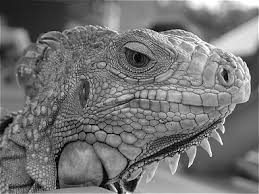
%> input picture lab1/test1.jpg, 259 x 194 px
$ octave concatenate.m   (GNU Octave 9; MATLAB toolbox functions it lacks are replaced by stand-ins)
%> lines starting %> are read from the running program, lines starting %| are printed output that depends on the picture
img1=imread('test1.jpg')
%> img1 is the input picture: size 194x259x3 uint8; min 0, max 255, mean 114.9
img2=imread('test2.jpg')
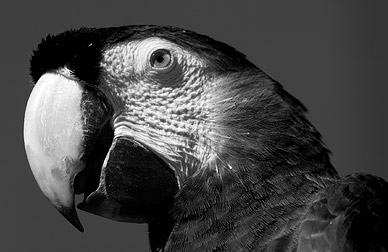
%> input picture lab1/test2.jpg, 388 x 252 px
%> img2 is the input picture: size 252x388x3 uint8; min 0, max 255, mean 70.3
[r,c]=size(img1);
%> r = 194; c = 777
img_new=zeros(512,512);
for i=1:r
	for u=1:c
		img_new(i,u)=img1(i,u);
	end
end
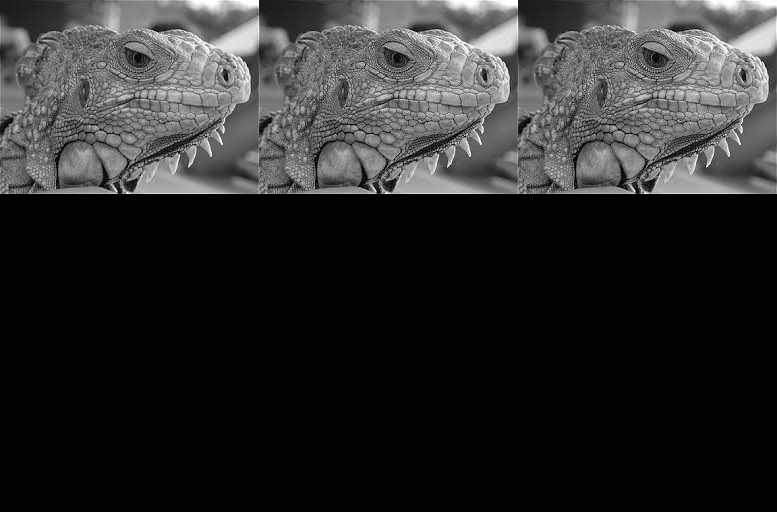
%> img_new: size 512x777 double; min 0, max 255, mean 43.5
[r2,c2]=size(img2);
%> r2 = 252; c2 = 1164
for i=1:r2
	for u=1:c2
		img_new(i+r,u)=img2(i,u);
	end
end
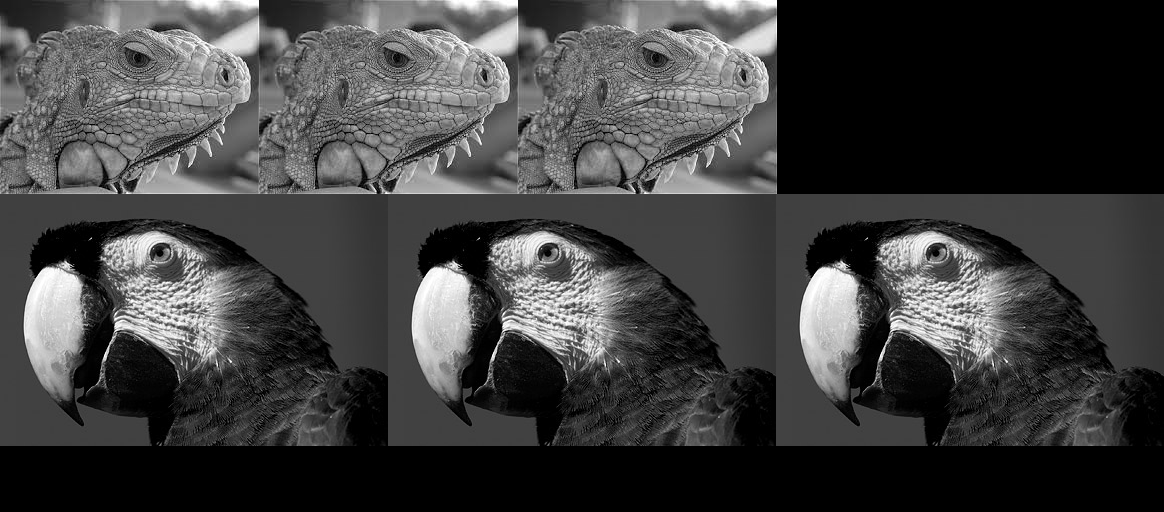
%> img_new: size 512x1164 double; min 0, max 255, mean 63.7
intth=uint8(img_new);
imshow(intth)
